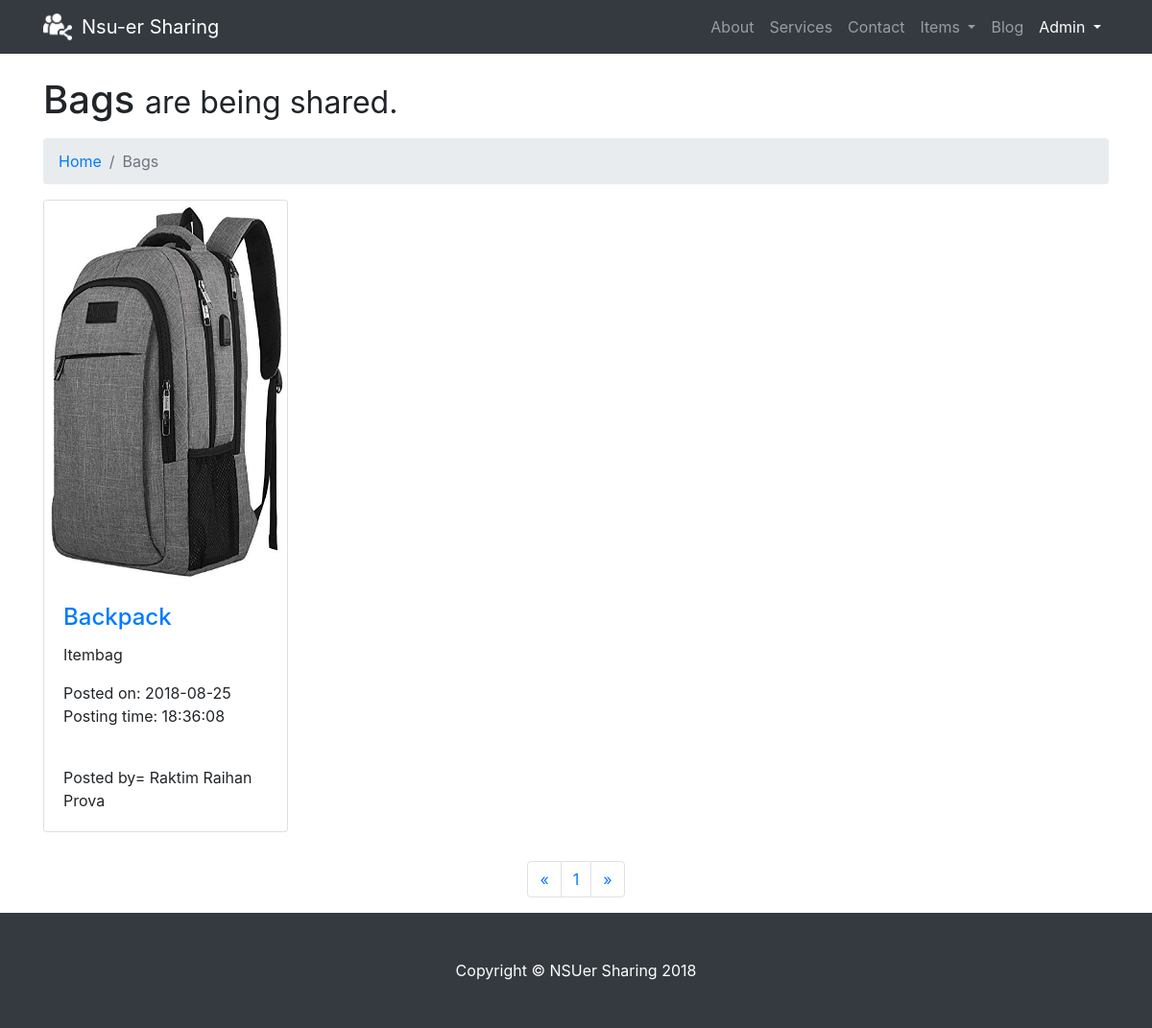
Page /Starting pages/portfolio-4-col2.php?page_visit=1 (signed in) on the committed database.
### tables this page shows
CREATE TABLE `bag` (
  `bag_name` varchar(50) NOT NULL,
  `description` varchar(500) DEFAULT NULL,
  `post_time` timestamp NOT NULL DEFAULT CURRENT_TIMESTAMP ON UPDATE CURRENT_TIMESTAMP,
  `image` varchar(500) DEFAULT NULL,
  `bag_id` int(11) NOT NULL
);

### Starting pages/portfolio-4-col2.php (the view, shortened to what this page needs)
<!DOCTYPE html>
<html lang="en">
  <head>
    <link rel="stylesheet" href="https://use.fontawesome.com/releases/v5.1.0/css/all.css">
    <link href="vendor/bootstrap/css/bootstrap.min.css" rel="stylesheet">
    <link href="css/modern-business.css" rel="stylesheet">
  </head>
  <body>
    <nav class="navbar fixed-top navbar-expand-lg navbar-dark bg-dark fixed-top">
      <div class="container">
        <img src="img/725210_users_512x512.png" type="image/png" style="height: 30px; Width: 30px; margin-right: 10px; filter: invert(100%);"><a class="navbar-brand" href="index.php">Nsu-er Sharing</a>
        <div class="collapse navbar-collapse" id="navbarResponsive">
          <ul class="navbar-nav ml-auto">
            <li class="nav-item">
              <a class="nav-link" href="about.php">About</a>
            </li>
            <li class="nav-item">
              <a class="nav-link" href="services.php">Services</a>
            </li>
            <li class="nav-item">
              <a class="nav-link" href="contact.php">Contact</a>
            </li>
            <li class="nav-item dropdown">
              <a class="nav-link dropdown-toggle" href="#" id="navbarDropdownPortfolio" data-toggle="dropdown" aria-haspopup="true" aria-expanded="false">
                Items
              </a>
            </li>
            <li class="nav-item">
              <a class="nav-link" href="blog-home-1.php?page_visit=1"> Blog </a>
            </li>
            <li class="nav-item dropdown">
              <a class="nav-link dropdown-toggle btn btn-outline-primary"style="border: 5px; color: white;" href="#" id="navbarDropdownBlog" data-toggle="dropdown" aria-haspopup="true" aria-expanded="false">
                <?php echo "".$_SESSION["fname"]; ?>
              </a>
            </li>
          </ul>
        </div>
      </div>
    </nav>
    <div class="container">
      <h1 class="mt-4 mb-3">Bags
        <small>are being shared.</small>
      </h1>
      <ol class="breadcrumb">
        <li class="breadcrumb-item">
          <a href="index.html">Home</a>
        </li>
        <li class="breadcrumb-item active">Bags</li>
      </ol>
      <div class="row">
<?php
              include("../../Project cse327/php/database_connect.php");
              $page= $_GET["page_visit"];
              if($page=="" || $page=="1"){
                $page_passed= 0;
              }
              else{
                $page_passed= ($page*8)-8;
              }
              $sql = "SELECT * FROM `bag` order by bag_id desc limit $page_passed,8  ";
              $result= mysqli_query($conn,$sql);
      while($row= mysqli_fetch_row($result)){ ?>
      <div class="col-lg-3 col-md-4 col-sm-6 portfolio-item">
        <div class="card h-100">
          <a href="#"><img class="card-img-top" src="<?php if($row[3]){ echo $row[3];} else {echo "http://placehold.it/500x400";} ?>" height= "400" width="500"  alt=""></a>
          <div class="card-body">
            <h4 class="card-title">
              <a href="#"><?php echo $row[0]; ?></a>
            </h4>
            <p class="card-text"><?php echo $row[1]; ?></p>
            <p class="card-text align-text-bottom"><?php $date= explode(" ",$row[2]); echo "Posted on: ". $date[0]."<br>"; echo "Posting time: ".date('H:i:s',strtotime($date[1])); ?> </p><br>
            <p class= "card-text align-text-bottom">
            <?php
            $sql2 = "SELECT * From\n"
                      . "(\n"
                      . "SELECT CONCAT(first_name,' ',last_name) as \"Name\", `item post`.book_id FROM `bag` ,user,`item post`\n"
                      . "where  `bag`.`bag_id`=`item post`.`book_id` and `item post`.`user_id`=user.user_id) as t where t.book_id= $row[4]";
                        $result2= mysqli_query($conn, $sql2);
                        while($row2= mysqli_fetch_row($result2)){
                          echo "Posted by= ".$row2[0];
                        }
            ?>
          </div>
        </div>
      </div>
<?php }?>
    </div>
<?php
  $sql1 = "SELECT * FROM `bag`";
  $result1= mysqli_query($conn,$sql1);
  $cnt= mysqli_num_rows($result1);
  $page=ceil($cnt/8);
?>
      <ul class="pagination justify-content-center">
        <li class="page-item">
          <a class="page-link" href="portfolio-4-col2.php?page_visit=<?php if($_GET["page_visit"]==1){echo 1;}else {echo $_GET["page_visit"]-1;} ?>" aria-label="Previous">
            <span aria-hidden="true">&laquo;</span>
          </a>
        </li>
        <?php
        if($page<11){
        for($b=1;$b<=$page;$b++){?>
        <li class="page-item">
          <a class="page-link" href="portfolio-4-col2.php?page_visit=<?php echo $b; ?>"><?php echo $b; ?></a>
        </li>
      <?php }  }
      else{
        for($b=$_GET['page_visit'];$b<=$_GET['page_visit']+10;$b++){?>
          <li class="page-item">
            <a class="page-link" href="portfolio-4-col2.php?page_visit=<?php echo $b; ?>"><?php echo $b; ?></a>
          </li>
        <?php   }
      }
?>
        <li class="page-item">
          <a class="page-link" href="portfolio-4-col2.php?page_visit=<?php if($_GET["page_visit"]>$page-1){echo 1;}else {echo $_GET["page_visit"]+1;} ?>" aria-label="Next">
            <span aria-hidden="true">&raquo;</span>
          </a>
        </li>
      </ul>
    </div>
    <footer class="py-5 bg-dark">
      <div class="container">
        <p class="m-0 text-center text-white">Copyright &copy; NSUer Sharing 2018</p>
      </div>
    </footer>
  </body>
</html>

### Starting pages/css/modern-business.css (style rules this page uses)
body { padding-top: 54px; }
@media (min-width: 992px) { body { padding-top: 56px; } }
.portfolio-item { margin-bottom: 30px; }

### rows in the picture
bag: image (picture), bag_name "Backpack", description "Itembag", post_time "2018-08-25", post_time "18:36:08", row2 "Raktim Raihan Prova"

### other values in the picture
$_SESSION["fname"] "Admin"
